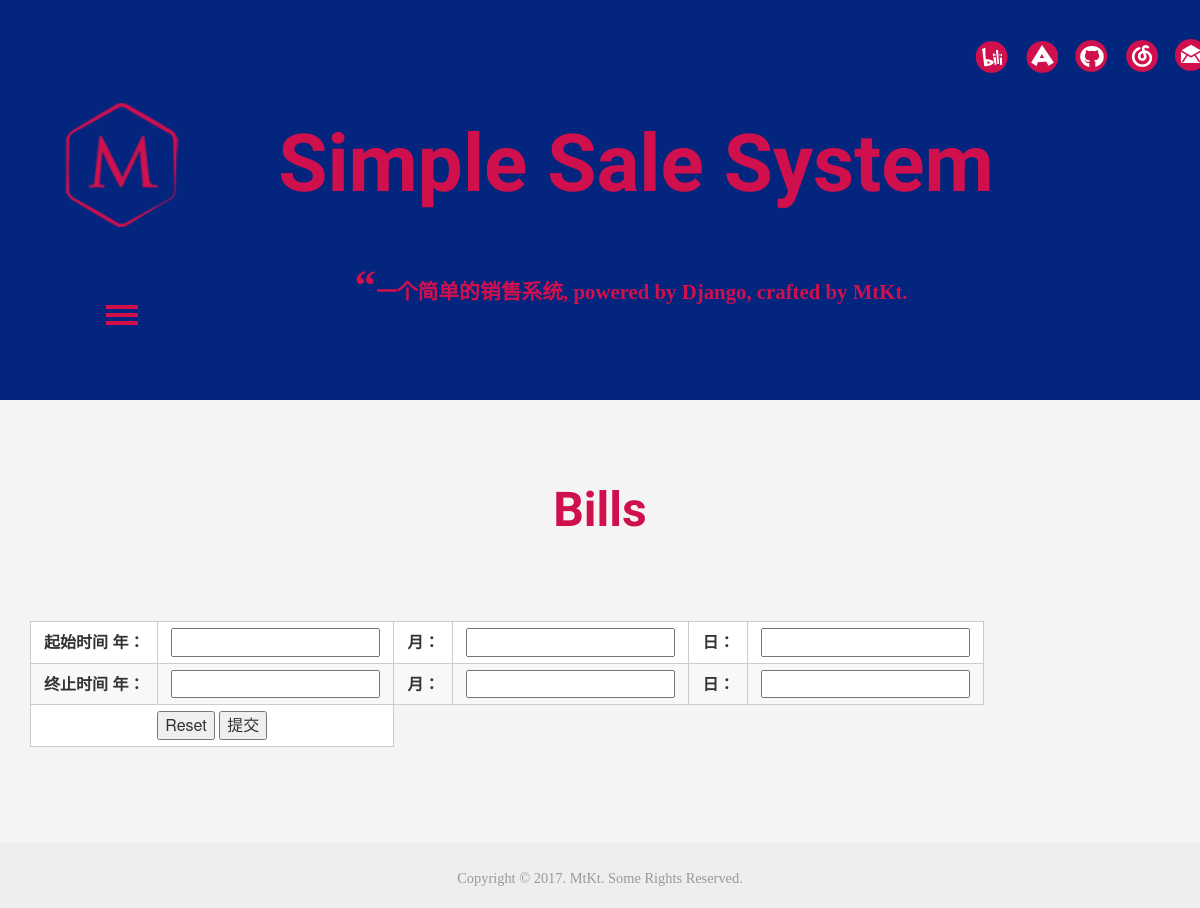
The page /bills/ on the database as committed earlier.
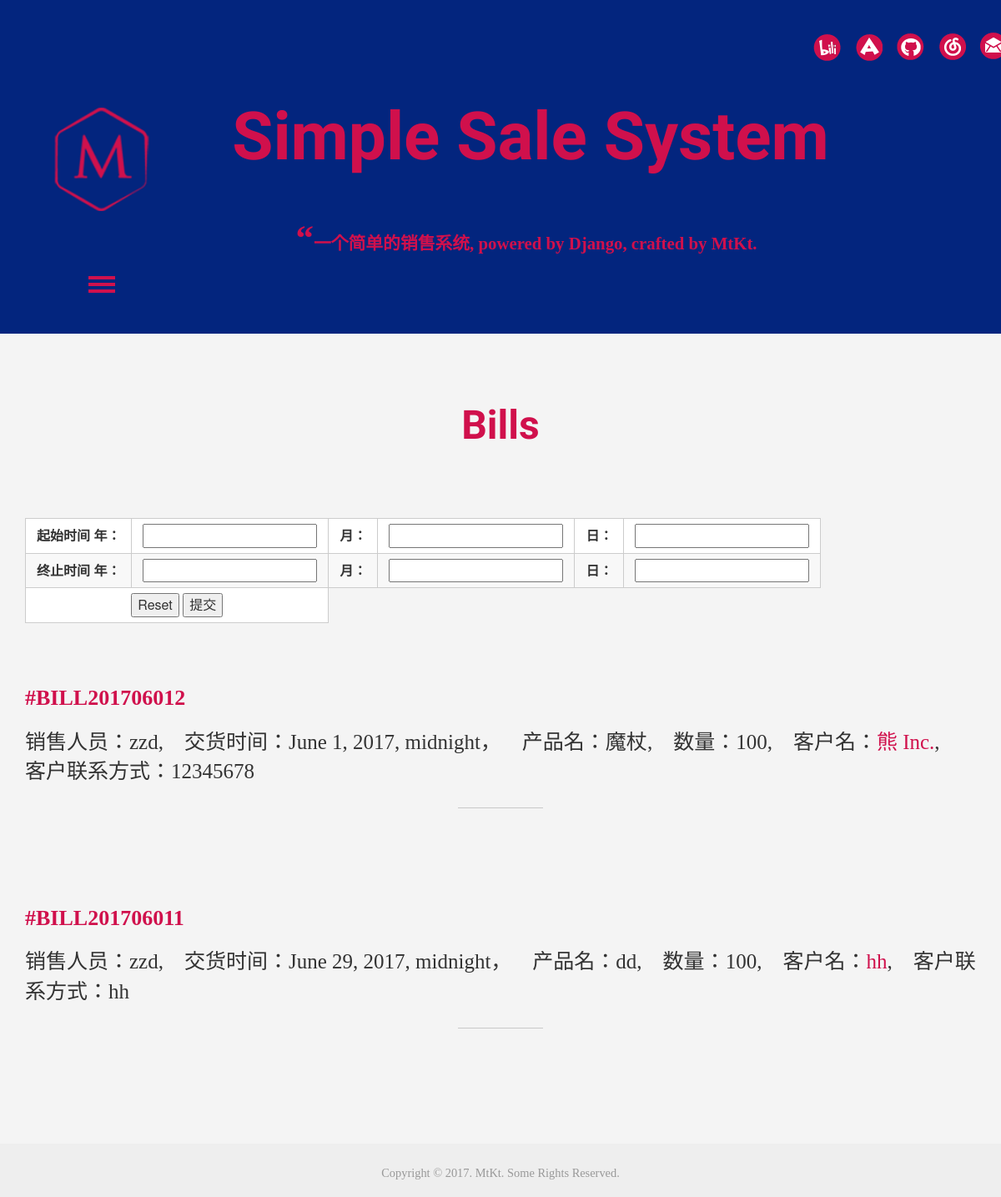
The same page on the database as committed later.
### i_m/models.py (models this page shows, shortened)
class Bill(models.Model):
    STATUS = {
        0:u'已审阅',
        1:u'草稿'
    }
    sales_name = models.ForeignKey(Staff, verbose_name=u'销售人员', on_delete=models.CASCADE)
    company_name = models.ForeignKey(Company, verbose_name=u'公司', on_delete=models.CASCADE)
    create_time = models.DateTimeField('创建时间', auto_now_add=True)
    deliver_time = models.DateTimeField('交货时间', auto_now_add=False)
    bill_status = models.IntegerField('单证状态', default=0, choices=STATUS.items())
    product_name = models.CharField('货物名称', max_length = 40)
    quantity = models.IntegerField('需求数量')
    '''def save(self, *args, **kwargs):
        self.company_id = 'BILL'+str(self.create_time)+str(self.pk)
        super().save(*args, **kwargs)'''
    def get_absolute_url(self):
        return reverse('i_m:bill', kwargs={'bill_id': self.id})

class Staff(models.Model):
    user = models.OneToOneField(User, on_delete=models.CASCADE)
    name = models.CharField('姓名',max_length = 40)
    department = models.CharField('部门',max_length = 40)
    position = models.CharField('职位',max_length = 40)
    tel = models.CharField('联系方式',max_length = 40)
    create_time = models.DateTimeField('入职时间', auto_now_add=True)
    '''def save(self, *args, **kwargs):
        self.staff_id = 'STF'+self.pk
        super().save(*args, **kwargs)'''
    def __str__(self):
        return self.name

class Company(models.Model):
    LEVEL = {
        0:u'A',
        1:u'B',
        2:u'C'
    }
    name = models.CharField('名称',max_length = 40)
    contact = models.CharField('负责人',max_length = 40)
    area = models.CharField('地区',max_length = 40)
    tel = models.CharField('联系方式',max_length = 40)
    create_time = models.DateTimeField('录入时间', auto_now_add=True)
    level = models.IntegerField('客户等级', default=0, choices=LEVEL.items())
    '''def save(self, *args, **kwargs):
        self.company_id = 'CSTMR'+self.create_time
        super().save(*args, **kwargs)'''
    def get_absolute_url(self):
        return reverse('i_m:company', kwargs={'company_id': self.id})

### i_m/views.py (the view, shortened to what this page needs)
# urls.py: url(r'^bills/$', views.bills, name = 'bills'),
def bills(request):
    bills_list = Bill.objects.filter(bill_status=0).order_by("-create_time")
    context=dict()
    context['bills_list'] = bills_list
    return render(request,"i_m/bills.html",context)

### i_m/templates/i_m/bills.html (shortened to what this page needs)
{% extends 'i_m/base.html'%}
{%  block content %}
<div id="about" class="about">
   <div class="container">
     <div class="about-top">
     <h3>Bills</h3>
       </div>
     </div>
   </div>
<div class="container">
<div id=form1>
<form action="/bills" method="get" >
    <table>
        <tr>
            <td><label for="txtname">起始时间 年：</label></td>
            <td><input type="text" id="query" name="year_from" /></td>
            <td><label for="txtname">月：</label></td>
            <td><input type="text" id="query" name="month_from" /></td>
            <td><label for="txtname">日：</label></td>
            <td><input type="text" id="query" name="day_from" /></td>
        </tr>
        <tr>
            <td><label for="txtname">终止时间 年：</label></td>
            <td><input type="text" id="query" name="year_to" /></td>
            <td><label for="txtname">月：</label></td>
            <td><input type="text" id="query" name="month_to" /></td>
            <td><label for="txtname">日：</label></td>
            <td><input type="text" id="query" name="day_to" /></td>
        </tr>
        <tr>
            <td colspan=2>
                <input type="reset" />
                <input type="submit" value="提交"/>
            </td>
        </tr>
    </table>
</form>
</div>
<br><br>
{% for bill in bills_list %}
    {% autoescape off %}
      <article>
        <header>
          <h5 class="title-link">
            <div style="color: #D0104C;">
            <a href="{{bill.get_absolute_url }}"><b>#BILL{{bill.create_time|date:"Ymd" }}{{bill.id}}</b></a>
          </h5>
          <p>销售人员：{{bill.sales_name}},&emsp;交货时间：{{bill.deliver_time}}，&emsp;产品名：{{bill.product_name}},&emsp;数量：{{bill.quantity}},&emsp;客户名：<a href="{{bill.company_name.get_absolute_url }}">{{bill.company_name.name}}</a>,&emsp;客户联系方式：{{bill.company_name.tel}}
          <i class="strp"></i>
          </p>
        <br>
      </article>
    {% endautoescape %}
{% endfor %}
</div>
{%  endblock %}

Rows that differ between the two databases and show on the page:
added Bill: create_time "20170601", id "2", sales_name "zzd", deliver_time "June 1, 2017, midnight", product_name "魔杖", quantity "100", company_name.name "熊 Inc.", company_name.tel "12345678"
added Bill: create_time "20170601", id "1", sales_name "zzd", deliver_time "June 29, 2017, midnight", product_name "dd", quantity "100", company_name.name "hh", company_name.tel "hh"
